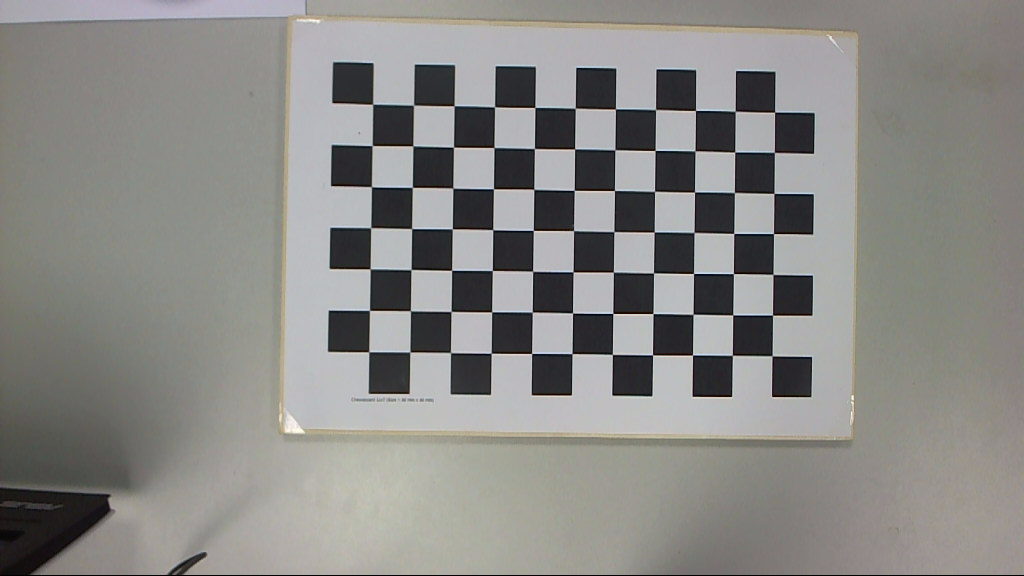
#> input picture CameraCalibration/data/1.png, 1024 x 576 px; its folder holds 4 pictures in this run
$ python code.py
#> lines starting #> are read from the running program, lines starting #| are printed output that depends on the picture
import numpy as np
import cv2
import glob
import os
from scipy.optimize import least_squares

class CameraCalibrator:
    def __init__(self, pattern_size, square_size_mm, images_folder):
        """
        pattern_size: Tuple (width, height) of internal corners in chessboard
        square_size_mm: Physical size of each square in millimeters
        images_folder: Path to folder containing calibration images
        """
        self.pattern_size = pattern_size
        self.square_size = square_size_mm
        self.images_folder = images_folder
        self.object_points = []
        self.image_points = []
        self.homographies = []

    def detect_corners(self, image_path):
        """Detect chessboard corners and return world/image point pairs."""
#> called with image_path = 'data/1.png'
        image = cv2.imread(image_path)
#> image is the input picture: shape (576, 1024, 3); mean B, G, R 133.8, 136.8, 137.6
        gray = cv2.cvtColor(image, cv2.COLOR_BGR2GRAY)
        found, corners = cv2.findChessboardCorners(gray, self.pattern_size, None)
#> found = True; corners = 77 rows, first 8: [372.6, 104.2], [413.6, 105.2], [454, 105.8], [494.5, 106.8], [534.9, 107.5], [575.2, 108.2], [615.4, 109], [655.5, 109.5]

        if found:
            # Refine corner positions to subpixel accuracy
            criteria = (cv2.TERM_CRITERIA_EPS + cv2.TERM_CRITERIA_MAX_ITER, 30, 0.001)
            refined_corners = cv2.cornerSubPix(gray, corners, (11, 11), (-1, -1), criteria)
#> refined_corners = 77 rows, first 8: [372.7, 104.3], [413.5, 105.1], [454.1, 105.7], [494.5, 106.8], [534.9, 107.4], [575.3, 108.2], [615.5, 108.9], [655.5, 109.6]
            world_pts = self._create_world_points()
            return world_pts, refined_corners.reshape(-1, 2)

        return None, None

    def _create_world_points(self):
        """Create 3D world coordinates for the chessboard pattern."""
        points = np.zeros((self.pattern_size[0] * self.pattern_size[1], 3), np.float32)
        points[:, :2] = np.mgrid[0:self.pattern_size[0], 0:self.pattern_size[1]].T.reshape(-1, 2)
        return points * self.square_size

    def _build_constraint_matrix(self):
        """Build the constraint matrix V from homographies for Zhang's method."""
        def v_ij(H, i, j):
            """Create constraint vector v_ij from homography matrix."""
            return np.array([
                H[0, i] * H[0, j],
                H[0, i] * H[1, j] + H[1, i] * H[0, j],
                H[1, i] * H[1, j],
                H[2, i] * H[0, j] + H[0, i] * H[2, j],
                H[2, i] * H[1, j] + H[1, i] * H[2, j],
                H[2, i] * H[2, j]
            ])

        V = []
        for H in self.homographies:
            # Two constraints per homography: h1^T * B * h2 = 0 and h1^T * B * h1 = h2^T * B * h2
            V.append(v_ij(H, 0, 1))  # h1^T * B * h2 = 0
            V.append(v_ij(H, 0, 0) - v_ij(H, 1, 1))  # h1^T * B * h1 - h2^T * B * h2 = 0

        return np.array(V)

    def _solve_for_intrinsics(self, V):
        """Solve for intrinsic parameters from constraint matrix."""
        # Solve Vb = 0 using SVD
        _, _, Vt = np.linalg.svd(V)
        b = Vt[-1, :]
        B11, B12, B22, B13, B23, B33 = b

        # Extract camera parameters from the conic matrix B
        v0 = (B12 * B13 - B11 * B23) / (B11 * B22 - B12**2)
        lambda_val = B33 - (B13**2 + v0 * (B12 * B13 - B11 * B23)) / B11
        alpha = np.sqrt(lambda_val / B11)
        beta = np.sqrt(lambda_val * B11 / (B11 * B22 - B12**2))
        gamma = -B12 * alpha**2 * beta / lambda_val
        u0 = gamma * v0 / beta - B13 * alpha**2 / lambda_val

        return np.array([
            [alpha, gamma, u0],
            [0, beta, v0],
            [0, 0, 1]
        ])

    def extract_intrinsic_matrix(self):
        """Extract camera intrinsic parameters using Zhang's method."""
        V = self._build_constraint_matrix()
        return self._solve_for_intrinsics(V)

    def calculate_extrinsics(self, K):
        """Compute extrinsic parameters from homographies and intrinsics."""
        K_inv = np.linalg.inv(K)
        extrinsics = []

        for H in self.homographies:
            # Extract rotation and translation from homography
            h1, h2, h3 = H[:, 0], H[:, 1], H[:, 2]
            lambda_val = 1.0 / np.linalg.norm(K_inv @ h1)

            r1 = lambda_val * K_inv @ h1
            r2 = lambda_val * K_inv @ h2
            r3 = np.cross(r1, r2)  # Third column of rotation matrix
            t = lambda_val * K_inv @ h3

            # Combine into [R|t] matrix
            R = np.column_stack([r1, r2, r3])
            extrinsics.append(np.column_stack([R, t]))

        return extrinsics

    @staticmethod
    def project_with_distortion(params, world_pts, extrinsic):
        """Project 3D points to 2D with radial distortion."""
        fx, fy, skew, cx, cy, k1, k2 = params
        K = np.array([[fx, skew, cx], [0, fy, cy], [0, 0, 1]])

        # Transform to camera coordinates
        world_homo = np.column_stack([world_pts, np.ones(len(world_pts))])
        cam_pts = extrinsic @ world_homo.T
        x, y = cam_pts[0] / cam_pts[2], cam_pts[1] / cam_pts[2]  # Normalize

        # Apply radial distortion
        r_squared = x**2 + y**2
        distortion_factor = 1 + k1 * r_squared + k2 * r_squared**2
        x_dist = x * distortion_factor
        y_dist = y * distortion_factor

        # Convert to pixel coordinates
        pixel_pts = K @ np.vstack([x_dist, y_dist, np.ones(len(x_dist))])
        return pixel_pts[:2].T

    def _compute_residuals(self, params, extrinsics):
        """Compute reprojection residuals for optimization."""
        residuals = []
        for world_pts, img_pts, extrinsic in zip(self.object_points, self.image_points, extrinsics):
            projected = self.project_with_distortion(params, world_pts, extrinsic)
            residuals.extend((img_pts - projected).flatten())
        return np.array(residuals)

    def refine_parameters(self, K_initial, extrinsics):
        """Refine camera parameters using non-linear optimization."""
        # Initial parameter vector
        initial_params = [
            K_initial[0, 0], K_initial[1, 1], K_initial[0, 1],  # fx, fy, skew
            K_initial[0, 2], K_initial[1, 2],                   # cx, cy
            0.0, 0.0                                            # k1, k2
        ]

        # Optimize using Levenberg-Marquardt
        result = least_squares(
            lambda p: self._compute_residuals(p, extrinsics),
            initial_params,
            method='lm'
        )

        # Extract optimized parameters
        fx, fy, skew, cx, cy, k1, k2 = result.x
        K_final = np.array([[fx, skew, cx], [0, fy, cy], [0, 0, 1]])
        distortion_coeffs = np.array([k1, k2, 0, 0, 0])

        return K_final, distortion_coeffs

    def _calculate_reprojection_error(self, K, distortion_coeffs, extrinsics):
        """Calculate mean reprojection error across all images."""
        total_error = 0
        total_points = 0

        for i, (world_pts, img_pts) in enumerate(zip(self.object_points, self.image_points)):
            R_vec = cv2.Rodrigues(extrinsics[i][:, :3])[0]
            t_vec = extrinsics[i][:, 3]
            projected_pts, _ = cv2.projectPoints(world_pts, R_vec, t_vec, K, distortion_coeffs)

            error = cv2.norm(img_pts, projected_pts.reshape(-1, 2), cv2.NORM_L2) / len(projected_pts)
            total_error += error * len(projected_pts)
            total_points += len(projected_pts)

        return total_error / total_points

    def _process_images(self):
        """Process all images to extract corners and compute homographies."""
        image_files = sorted(glob.glob(os.path.join(self.images_folder, "*.png")))
        valid_count = 0
        for image_path in image_files:
            world_pts, img_pts = self.detect_corners(image_path)
#> world_pts = 77 rows, first 8: [0, 0, 0], [30, 0, 0], [60, 0, 0], [90, 0, 0], [120, 0, 0], [150, 0, 0], [180, 0, 0], [210, 0, 0]; img_pts = 77 pairs, first value 368.8 to 774.6, second value 104.3 to 355.8

            if world_pts is not None:
                self.object_points.append(world_pts)
                self.image_points.append(img_pts)

                # Compute homography for this view
                H, _ = cv2.findHomography(world_pts[:, :2], img_pts, cv2.RANSAC)
#> H = [[1.38, -0.0267, 372.7], [0.0316, 1.37, 104.3], [5.04e-05, -1.51e-05, 1]]
                self.homographies.append(H)
                valid_count += 1
                print(f"Processed: {os.path.basename(image_path)}")
            else:
                print(f"Failed: {os.path.basename(image_path)}")
#> pass 2 of the loop in _process_images, `for image_path in image_files:`:
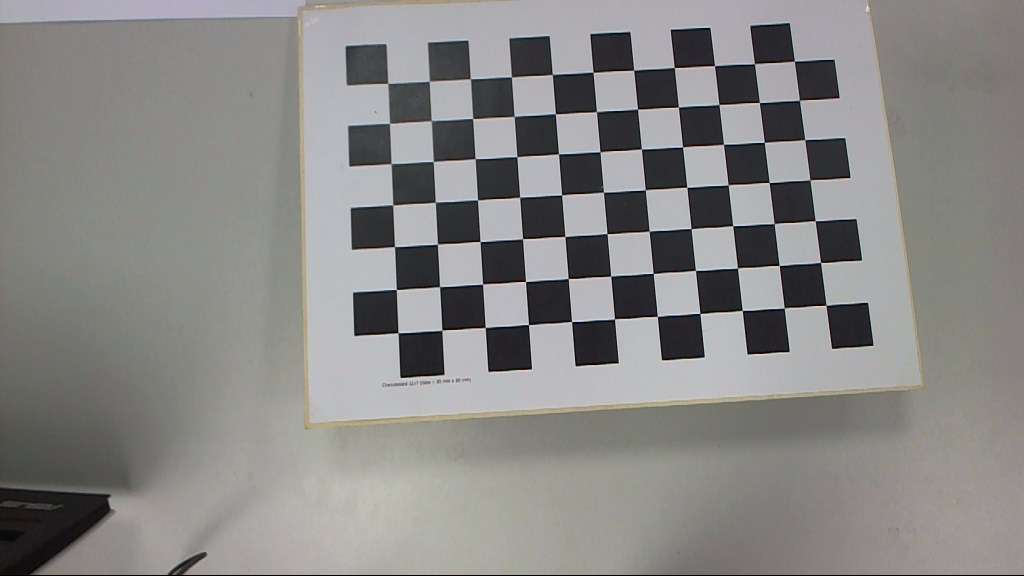
#> input picture CameraCalibration/data/10.png, 1024 x 576 px
#> in detect_corners, image is the input picture: shape (576, 1024, 3); mean B, G, R 133.7, 135.2, 136.2
#> corners = 77 rows, first 8: [387.7, 83.21], [429.2, 81.31], [470.3, 78.65], [511.3, 77], [552.3, 74.46], [593.1, 72.27], [633.7, 70.21], [674.2, 67.51]
#> refined_corners = 77 rows, first 8: [387.8, 83.4], [429.3, 81.25], [470.4, 78.73], [511.4, 76.88], [552.3, 74.45], [593.1, 72.28], [633.7, 70.25], [674.3, 67.51]
#> img_pts = 77 pairs, first value 387.8 to 826.1, second value 61.2 to 332.7
#> H = [[1.41, -0.0575, 387.8], [-0.0691, 1.29, 83.3], [6.5e-05, -0.000288, 1]]
#> pass 3 of the loop in _process_images, `for image_path in image_files:`:
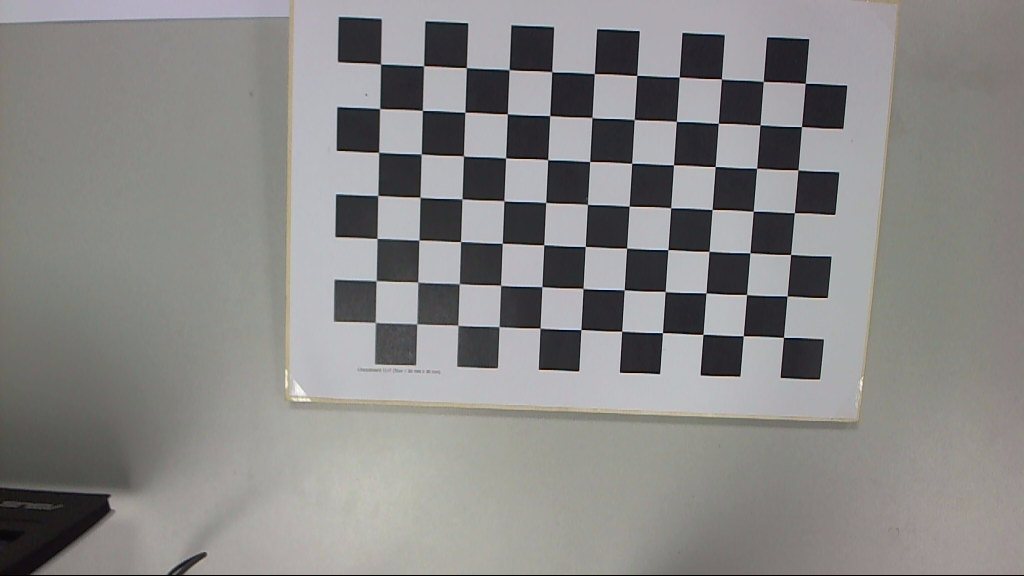
#> input picture CameraCalibration/data/11.png, 1024 x 576 px
#> in detect_corners, image is the input picture: shape (576, 1024, 3); mean B, G, R 134.5, 135.5, 136.7
#> corners = 77 rows, first 8: [380.7, 64.06], [423.6, 65.79], [466.3, 67.57], [509.1, 69.63], [551.7, 71.68], [594.3, 73.58], [636.8, 75.43], [679.3, 77.01]
#> refined_corners = 77 rows, first 8: [380.5, 64.03], [423.6, 65.74], [466.4, 67.61], [509.1, 69.65], [551.7, 71.74], [594.3, 73.61], [636.7, 75.43], [679.3, 76.93]
#> img_pts = 77 pairs, first value 375.4 to 805.2, second value 64.03 to 337.4
#> H = [[1.45, 0.0579, 380.4], [0.0677, 1.51, 63.9], [4.73e-05, 0.000229, 1]]
#> the loop made 4 passes; the first 3 are shown

        if valid_count < 3:
            raise ValueError(f"Only {valid_count} valid images found. Need at least 3 for calibration.")

        return valid_count

    def save_undistorted_images(self, K, distortion_coeffs):
        result_dir = "results"
        os.makedirs(result_dir, exist_ok=True)
        image_files = sorted(glob.glob(os.path.join(self.images_folder, "*.png")))

        for idx, image_path in enumerate(image_files):
            image = cv2.imread(image_path)
            if image is None:
                continue

            undistorted = cv2.undistort(image, K, distortion_coeffs) # Apply undistortion
            gray = cv2.cvtColor(undistorted, cv2.COLOR_BGR2GRAY) # Draw corners if detected
            found, corners = cv2.findChessboardCorners(gray, self.pattern_size, None)
            if found:
                cv2.drawChessboardCorners(undistorted, self.pattern_size, corners, found)
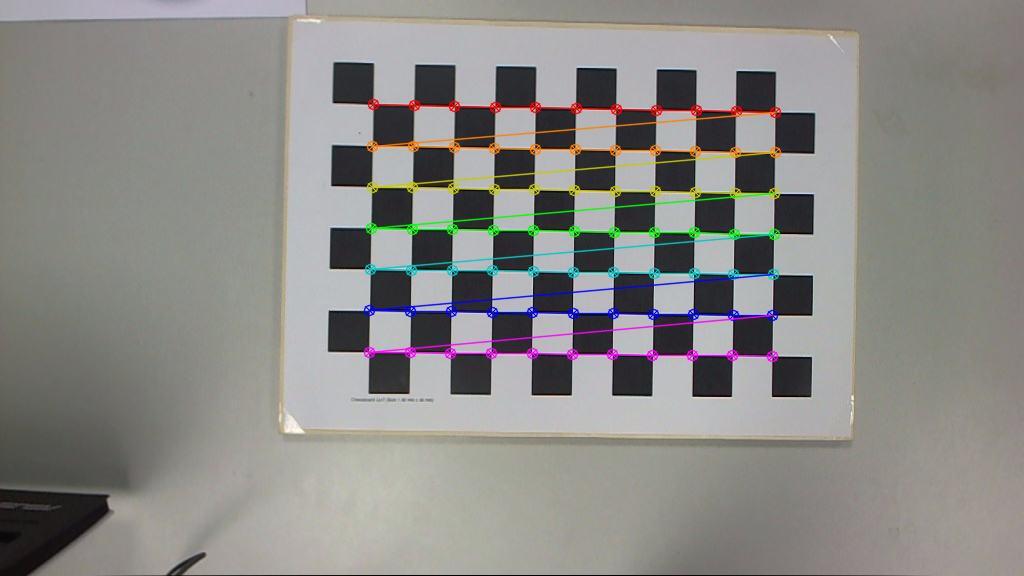
#> undistorted: shape (576, 1024, 3); mean B, G, R 133.8, 137, 138.2

            output_path = os.path.join(result_dir, f"undistorted_{idx+1}.png")
            cv2.imwrite(output_path, undistorted)
#> pass 2 of the loop in save_undistorted_images, `for idx, image_path in enumerate(image_files):`:
#> in save_undistorted_images, `cv2.drawChessboardCorners(undistorted, self.pattern_size, corners, fou..`:
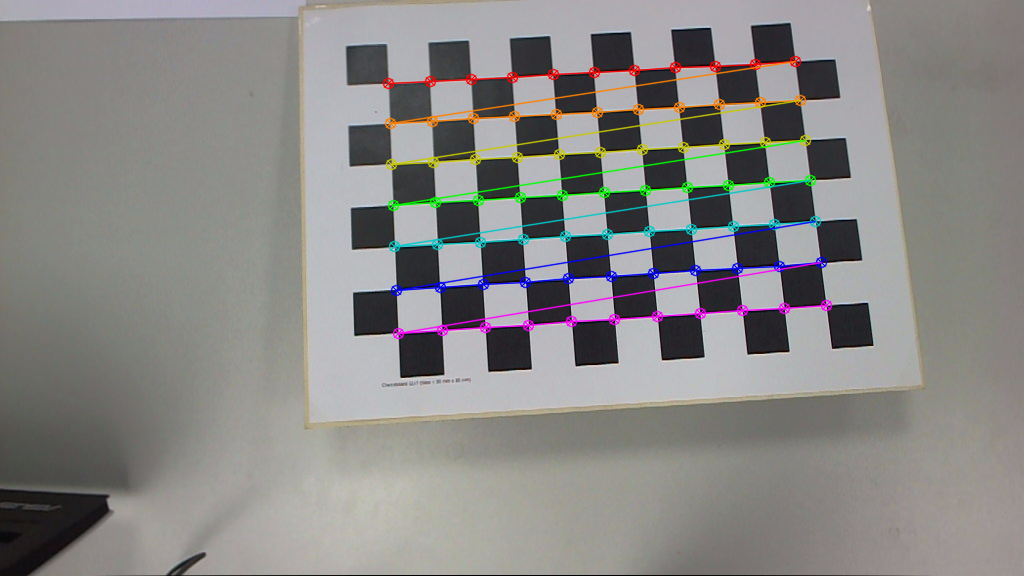
#> undistorted: shape (576, 1024, 3); mean B, G, R 133.6, 135.3, 136.7
#> pass 3 of the loop in save_undistorted_images, `for idx, image_path in enumerate(image_files):`:
#> in save_undistorted_images, `cv2.drawChessboardCorners(undistorted, self.pattern_size, corners, fou..`:
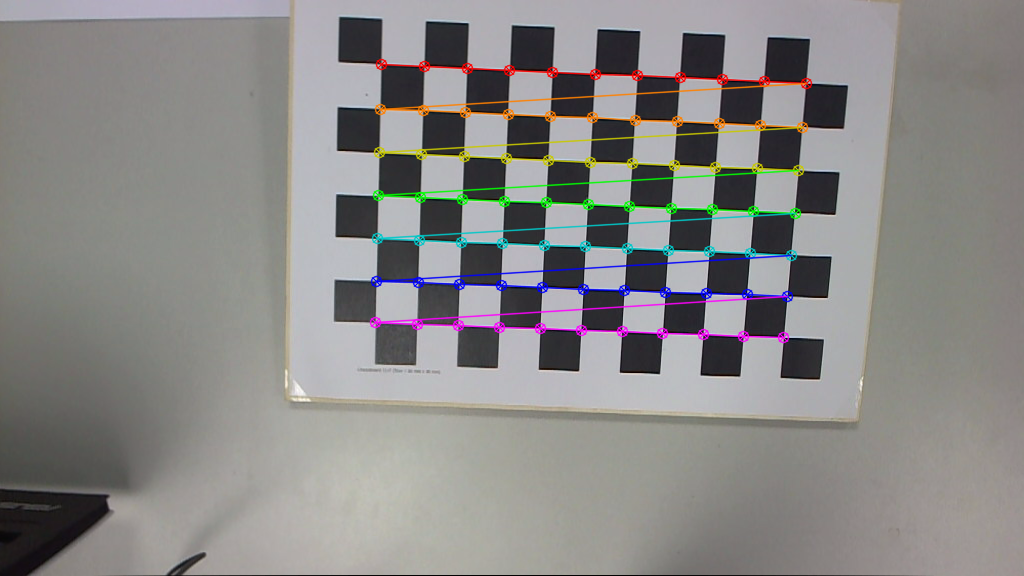
#> undistorted: shape (576, 1024, 3); mean B, G, R 134.3, 135.7, 137.1
#> the loop made 4 passes; the first 3 are shown

    def _print_results(self, K, distortion_coeffs, mean_error, valid_images):
        print("\n" + "="*60)
        print("CAMERA CALIBRATION RESULTS (Zhang's Method)")
        print("="*60)
        print(f"Images used: {valid_images}")
        print(f"Mean reprojection error: {mean_error:.3f} pixels")
        print(f"\nIntrinsic Matrix (K):")
        print(f"  [{K[0,0]:8.2f} {K[0,1]:8.4f} {K[0,2]:8.2f}]")
        print(f"  [{K[1,0]:8.2f} {K[1,1]:8.2f} {K[1,2]:8.2f}]")
        print(f"  [{K[2,0]:8.2f} {K[2,1]:8.2f} {K[2,2]:8.2f}]")
        print(f"\nCamera Parameters:")
        print(f"  Focal length (fx, fy): ({K[0,0]:.2f}, {K[1,1]:.2f}) pixels")
        print(f"  Principal point (cx, cy): ({K[0,2]:.2f}, {K[1,2]:.2f}) pixels")
        print(f"  Skew coefficient: {K[0,1]:.6f}")
        print(f"\nDistortion Coefficients [k1, k2, p1, p2, k3]:")
        print(f"  {distortion_coeffs}")
        print("="*60)

    def calibrate(self):
        # Step 1: Process images and extract features
        valid_images = self._process_images()

        # Step 2: Estimate initial intrinsic parameters
        K_initial = self.extract_intrinsic_matrix()

        # Step 3: Calculate extrinsic parameters
        extrinsics = self.calculate_extrinsics(K_initial)

        # Step 4: Refine all parameters with non-linear optimization
        K_final, distortion_coeffs = self.refine_parameters(K_initial, extrinsics)

        # Step 5: Calculate final reprojection error
        mean_error = self._calculate_reprojection_error(K_final, distortion_coeffs, extrinsics)

        # Step 6: Save results and generate output
        self.save_undistorted_images(K_final, distortion_coeffs)
        self._print_results(K_final, distortion_coeffs, mean_error, valid_images)

        return K_final, distortion_coeffs, mean_error

def main():
    PATTERN_SIZE = (11, 7)  # Internal corners (width, height)
    SQUARE_SIZE = 30.0      # Square size in mm
    IMAGES_FOLDER = "data"  # Calibration images folder

    calibrator = CameraCalibrator(PATTERN_SIZE, SQUARE_SIZE, IMAGES_FOLDER)

    try:
        camera_matrix, distortion_coeffs, reprojection_error = calibrator.calibrate()
        print(f"\n Calibration completed successfully!")

    except Exception as e:
        print(f"Calibration failed: {str(e)}")

if __name__ == "__main__":
    main()
